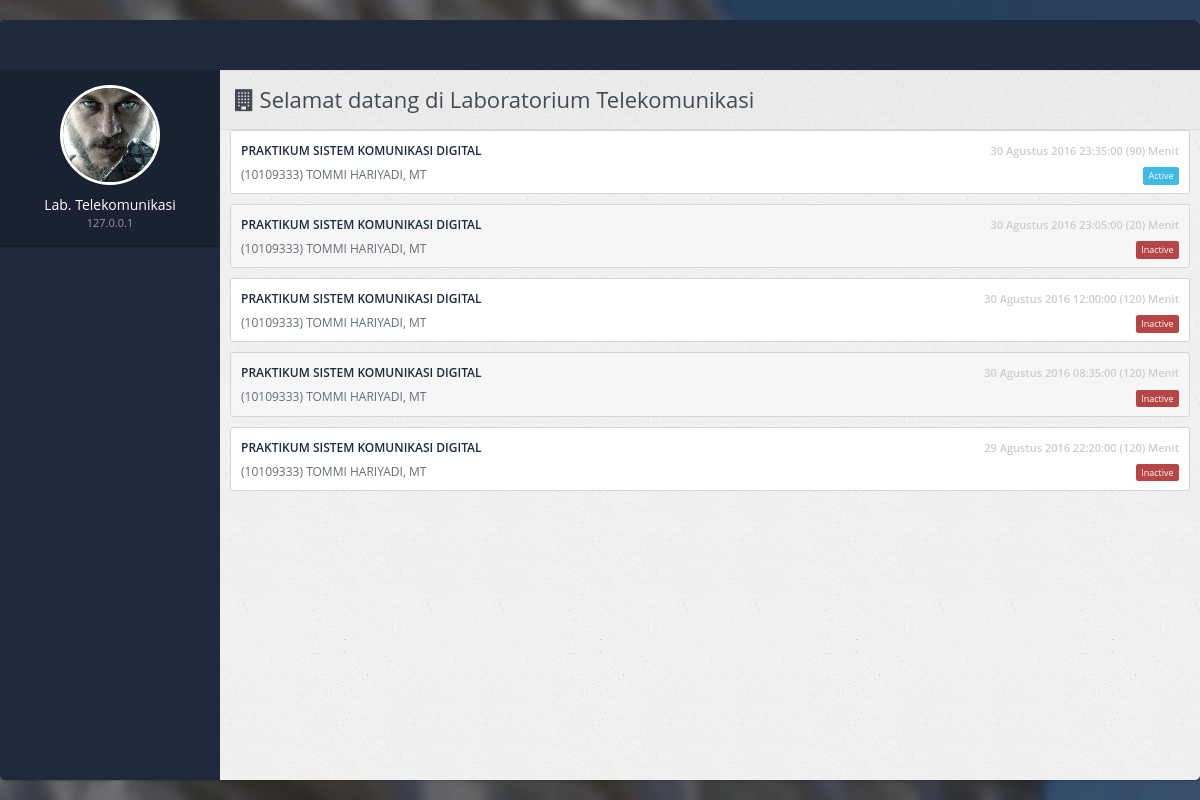
Screenshot of /absensi_machine with the database file from the repository.
### tables this page shows
CREATE TABLE `laboratorium` (
  `id` int(11) NOT NULL,
  `nama_laboratorium` varchar(100) NOT NULL,
  `ip_address` varchar(16) NOT NULL,
  `created_at` datetime NOT NULL DEFAULT CURRENT_TIMESTAMP,
  `updated_at` timestamp NOT NULL DEFAULT CURRENT_TIMESTAMP ON UPDATE CURRENT_TIMESTAMP,
  `created_by` int(11) NOT NULL,
  `updated_by` int(11) NOT NULL
);

CREATE TABLE `mata_kuliah` (
  `id` int(11) NOT NULL,
  `nama_mata_kuliah` varchar(100) NOT NULL,
  `created_at` datetime NOT NULL DEFAULT CURRENT_TIMESTAMP,
  `updated_at` timestamp NOT NULL DEFAULT CURRENT_TIMESTAMP ON UPDATE CURRENT_TIMESTAMP,
  `created_by` int(11) NOT NULL,
  `updated_by` int(11) NOT NULL
);

CREATE TABLE `absensi` (
  `id` int(11) NOT NULL,
  `dosen_mata_kuliah_id` int(11) NOT NULL,
  `laboratorium_id` int(11) NOT NULL,
  `tanggal` date NOT NULL,
  `waktu` time NOT NULL,
  `durasi` int(11) NOT NULL COMMENT 'dalam menit',
  `waktu_selesai` datetime NOT NULL,
  `created_at` datetime NOT NULL DEFAULT CURRENT_TIMESTAMP,
  `updated_at` timestamp NOT NULL DEFAULT CURRENT_TIMESTAMP ON UPDATE CURRENT_TIMESTAMP,
  `created_by` int(11) NOT NULL,
  `updated_by` int(11) NOT NULL
);

CREATE TABLE `users` (
  `id` int(11) NOT NULL,
  `ip_address` varchar(16) NOT NULL,
  `username` varchar(100) NOT NULL,
  `password` varchar(80) NOT NULL,
  `salt` varchar(40) NOT NULL,
  `email` varchar(100) NOT NULL,
  `activation_code` varchar(40) DEFAULT NULL,
  `forgotten_password_code` varchar(40) DEFAULT NULL,
  `forgotten_password_time` int(11) UNSIGNED DEFAULT NULL,
  `remember_code` varchar(40) DEFAULT NULL,
  `created_on` int(11) UNSIGNED NOT NULL,
  `last_login` int(11) UNSIGNED DEFAULT NULL,
  `active` tinyint(1) UNSIGNED DEFAULT NULL,
  `name` varchar(100) NOT NULL,
  `gender` varchar(20) DEFAULT NULL
);

### application/views/absensi_machine/list_absensi_view.php (the view, shortened to what the rows shown need)
<div class="content-frame">
    <div class="content-frame-top">
        <div class="page-title">
            <h2><span class="fa fa-building"></span> Selamat datang di Laboratorium <?= $laboratorium->nama_laboratorium; ?></h2>
        </div>
    </div>
    <div class="row">
        <div class="col-md-12">
            <div class="messages">
                <?php foreach($absensi as $data_absensi): ?>
                <div class="item">
                    <div class="text">
                        <div class="heading">
                            <a href="<?php echo site_url('absensi_machine/absensi/detail/'.$data_absensi->id); ?>"><?= $data_absensi->mengajar->mata_kuliah->nama_mata_kuliah; ?></a>
                            <span class="date"><?= format_tanggal_indonesia($data_absensi->tanggal.' '.$data_absensi->waktu, TRUE); ?> (<?= $data_absensi->durasi; ?>) Menit</span>
                        </div>
                        <?= "({$data_absensi->mengajar->dosen->nip}) {$data_absensi->mengajar->dosen->user->name}"; ?>
                        <span class="pull-right">
                            <?php
                                $status = absensi_status($data_absensi->tanggal, $data_absensi->waktu, $data_absensi->durasi);
                                switch($status)
                                {
                                    case "active":
                                        echo "<span class='label label-info'>Active</span>";
                                        break;
                                    case "inactive":
                                        echo "<span class='label label-danger'>Inactive</span>";
                                        break;
                                }
                            ?>
                        </span>
                    </div>
                </div>
                <?php endforeach; ?>
            </div>
        </div>
    </div>
</div>

### application/views/templates/_parts/public_master_sidebar_view.php (shortened to what the rows shown need)
<div class="page-sidebar scroll">
    <ul class="x-navigation x-navigation-custom">
        <li class="xn-profile">
            <div class="profile">
                <div class="profile-data">
                    <div class="profile-data-name">Lab. <?= $laboratorium->nama_laboratorium; ?></div>
                    <div class="profile-data-title"><?= $ip_address; ?></div>
                </div>
            </div>
        </li>
    </ul>
</div>

### rows the page displays
laboratorium: nama_laboratorium "Telekomunikasi"
absensi: tanggal+waktu "30 Agustus 2016 23:35:00", durasi "90", nip "10109333", shows "Active"
mata_kuliah: nama_mata_kuliah "PRAKTIKUM SISTEM KOMUNIKASI DIGITAL"
users: name "TOMMI HARIYADI, MT"
absensi: tanggal+waktu "30 Agustus 2016 23:05:00", durasi "20", nip "10109333", shows "Inactive"
absensi: tanggal+waktu "30 Agustus 2016 12:00:00", durasi "120", nip "10109333", shows "Inactive"
absensi: tanggal+waktu "30 Agustus 2016 08:35:00", durasi "120", nip "10109333", shows "Inactive"
absensi: tanggal+waktu "29 Agustus 2016 22:20:00", durasi "120", nip "10109333", shows "Inactive"

### other values shown
$ip_address "127.0.0.1"
